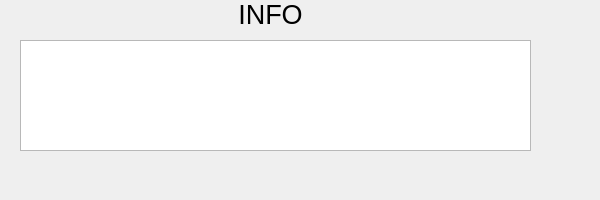
<?xml version="1.0" encoding="UTF-8"?>
<ui version="4.0">
 <class>InfoWindow</class>
 <widget class="QMainWindow" name="InfoWindow">
  <property name="geometry">
   <rect>
    <x>0</x>
    <y>0</y>
    <width>600</width>
    <height>200</height>
   </rect>
  </property>
  <property name="windowTitle">
   <string>Info</string>
  </property>
  <widget class="QWidget" name="centralwidget">
   <widget class="QLabel" name="label_2">
    <property name="geometry">
     <rect>
      <x>20</x>
      <y>-1</y>
      <width>501</width>
      <height>31</height>
     </rect>
    </property>
    <property name="font">
     <font>
      <pointsize>20</pointsize>
      <weight>50</weight>
      <bold>false</bold>
     </font>
    </property>
    <property name="text">
     <string>INFO</string>
    </property>
    <property name="alignment">
     <set>Qt::AlignCenter</set>
    </property>
   </widget>
   <widget class="QTextBrowser" name="label">
    <property name="geometry">
     <rect>
      <x>20</x>
      <y>40</y>
      <width>511</width>
      <height>111</height>
     </rect>
    </property>
    <property name="focusPolicy">
     <enum>Qt::NoFocus</enum>
    </property>
   </widget>
  </widget>
 </widget>
 <resources/>
 <connections/>
</ui>
